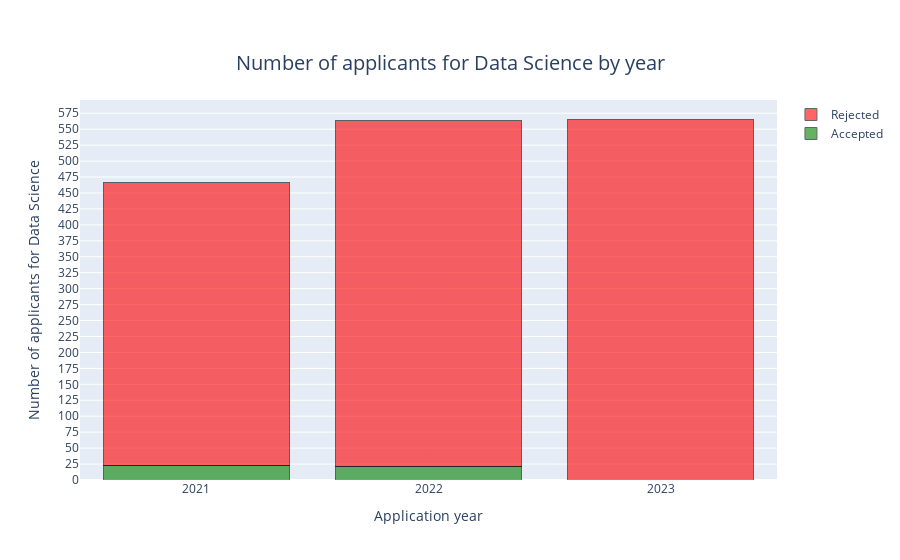

The notebook cell saved with this chart:
### Code cell
fig = go.Figure()

fig.add_trace(go.Bar(x=tailored_df_DS['Year'], y=tailored_df_DS['Accepted for Data Science'], marker_color='green', name = 'Accepted'))

fig.add_trace(go.Bar(x=tailored_df_DS['Year'], y=tailored_df_DS['Rejected for Data Science'], base=tailored_df_DS['Accepted for Data Science'], marker_color='red', name = 'Rejected'))

fig.update_xaxes(title_text='Application year', tickvals = np.arange(2014,2024,1))
fig.update_yaxes(title_text='Number of applicants for Data Science', tickvals = np.arange(0,600,25))

fig.update_layout(title_text='Number of applicants for Data Science by year', title_x = 0.5, title_y = 0.9, title_font=dict(size=20), barmode='stack')

fig.update_traces(marker_line_color='black', marker_line_width=1, opacity=0.6)

### Figure 1 — Plotly figure (JSON) as saved in the notebook; plotly's stock layout.template omitted (floating-point values rounded to 4 significant figures)
{"data": [{"marker": {"color": "green", "line": {"color": "black", "width": 1}}, "name": "Accepted", "opacity": 0.6, "type": "bar", "x": [2021, 2022, 2023], "y": [22, 21, 0]}, {"base": [22, 21, 0], "marker": {"color": "red", "line": {"color": "black", "width": 1}}, "name": "Rejected", "opacity": 0.6, "type": "bar", "x": [2021, 2022, 2023], "y": [445, 543, 566]}], "layout": {"barmode": "stack", "title": {"font": {"size": 20}, "text": "Number of applicants for Data Science by year", "x": 0.5, "y": 0.9}, "xaxis": {"tickvals": [2014, 2015, 2016, 2017, 2018, 2019, 2020, 2021, 2022, 2023], "title": {"text": "Application year"}}, "yaxis": {"tickvals": [0, 25, 50, 75, 100, 125, 150, 175, 200, 225, 250, 275, 300, 325, 350, 375, 400, 425, 450, 475, 500, 525, 550, 575], "title": {"text": "Number of applicants for Data Science"}}}}
